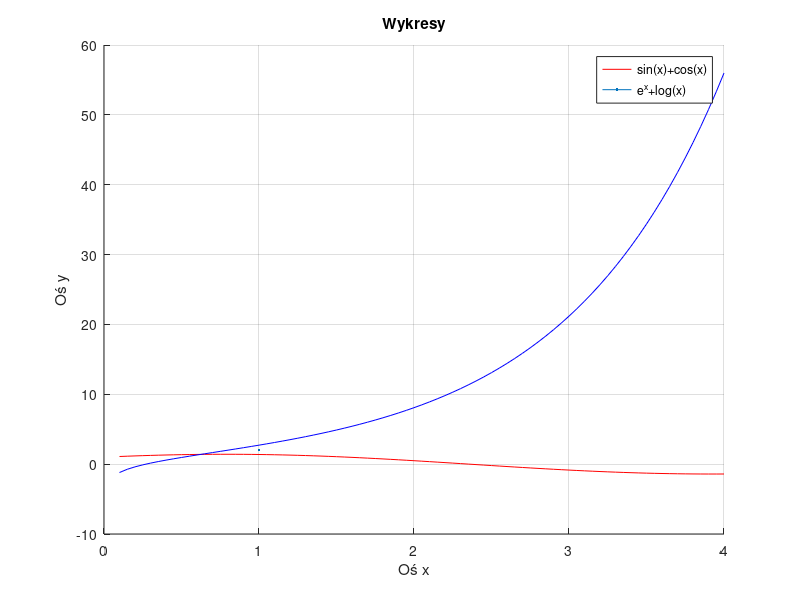
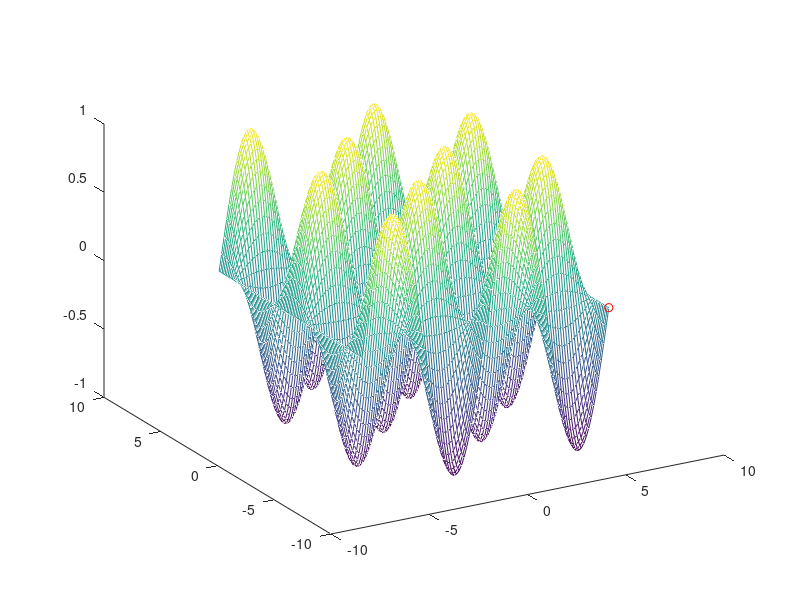
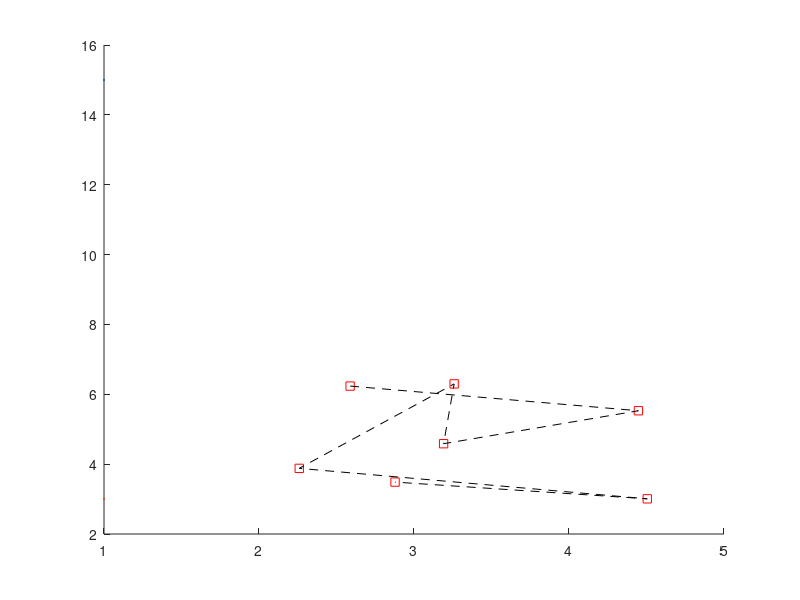

Recreate these plots in MATLAB, in order.
clc %Czyszczenie konsoli
close all %Zamykanie wszystkich okienek
clear all %Czyszczenie wszystkich zmiennych

%Zadanie 1

%1
f1 = @(x) sin(x) + cos(x);

f1(7)
%f1([5,4,3,2,1])

%2
f2 = @(x) exp(x) + log(x);

%3
%operacje tablicowe = mnożenie z kropką
%operacje macierzowe = mnożenie bez kropki
f3 = @(x,y) sin(x) .* cos(y);

%Zadanie 2

%Krok 0.05
x = 0.1:0.05:4;
figure %Wyświetlenie pustego okienka wykresowego
%hold on, żeby parę wykresów na jednym dać
hold on
plot(x, f1(x), 'red', LineWidth=2)
plot(x, f2(x), 'blue')
legend('sin(x)+cos(x)', 'e^x+log(x)')
title('Wykresy')
xlabel('Oś x')
ylabel('Oś y')
grid on

%Zadanie 3

x = linspace(-2*pi, 2*pi, 100);
y = x;

%Przypisanie dwóch zmiennych
[X, Y] = meshgrid(x, y);

figure
hold on
mesh(X, Y, f3(X, Y))

%Rysowanie punktów
plot3(2*pi, -2*pi, 0, 'ro')
%Wyjściowy kąt obrotu 
view(-30, 30)

%Zadanie 4

%7 punktów
%rand(1, ilość_punktów)*(max-min)+min
x = rand(1,7)*(5-2)+2;
y = rand(1,7)*4+3;

function zadanie_4(a,b)
    figure
    hold on
    plot(a, b, 'rs', markersize=15)
    plot(a,b, 'k--', LineWidth=3)
end

zadanie_4(x, y)